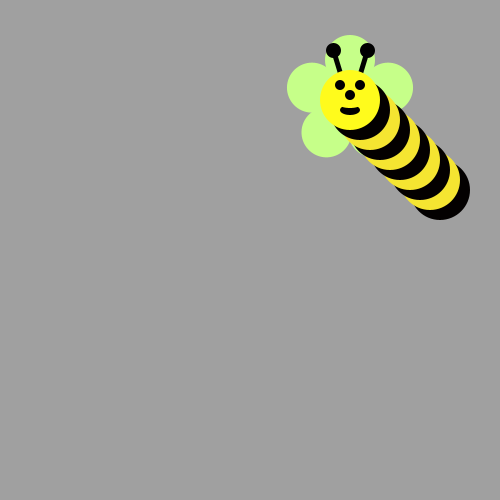
Frame 1 (no input)
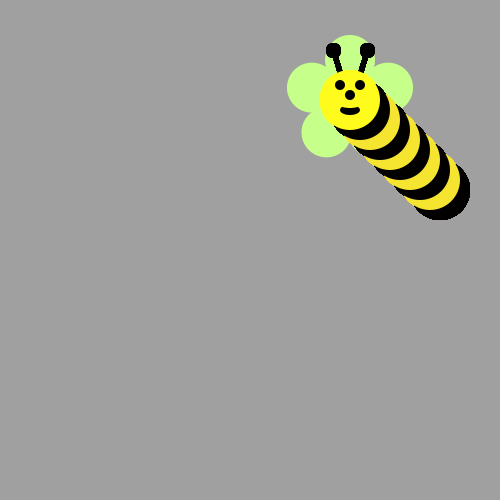
Frame 60 (the mouse pressed at the canvas centre just before this capture)
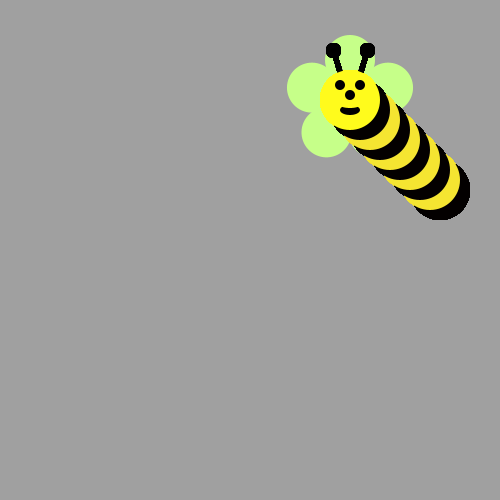
Frame 120 (the mouse held since frame 60 and released just before this capture)

The Processing sketch that drew these frames (run headless with seeded random() and noise(); from frame 60 on, the mouse is pressed at the canvas centre):

// Processing sketch: bumble_bee
// ── bumble_bee.pde
void draw() {
/*Use a loop to make a body for the Bee!
Then put his head on using drawBeeFace(x,y)
Use Modulo to make the colors alternate 
*/
for(int v=9; v>=1; v--) {
     if (v % 2 == 0) {
          fill(#F5E531);
      }
      else {
        fill(#030000);
      }
    
  ellipse(350+v*10, 100+v*10, 60, 60);
  
}
drawBeeFace(350,100);
}

void drawFlower(int x, int y) {
     noStroke();
     translate(x, y);
     // draw 5 petals, rotating after each one
     fill(#c6ff89);      // green
      for (int i = 0; i < 5; i++) {
           ellipse(0, -40, 50, 50);
          rotate(radians(72));
     }
     fill(#fff9bb); // light yellow
     ellipse(0, 0, 50, 50);
} 
void drawBeeFace(int BeeFaceX, int BeeFaceY) {
     noStroke();
     fill(0, 0, 0);
     stroke(1);
     strokeWeight(5);
     line(BeeFaceX-10, BeeFaceY-27, BeeFaceX-17, BeeFaceY-50);
     line(BeeFaceX+10, BeeFaceY-27, BeeFaceX+17, BeeFaceY-50);
     ellipse(BeeFaceX-17, BeeFaceY-50, 10, 10);
     ellipse(BeeFaceX+17, BeeFaceY-50, 10, 10);
     noStroke();
     fill(255, 251, 28);
     ellipse(BeeFaceX, BeeFaceY, 60, 60); // face
     fill(255, 237, 209);
     fill(0,0,0);
      ellipse(BeeFaceX-10, BeeFaceY-15, 10, 10); // eyes
     ellipse(BeeFaceX+10, BeeFaceY-15, 10, 10);
      ellipse(BeeFaceX, BeeFaceY-5, 10, 10); // nose
      ellipse(BeeFaceX, BeeFaceY+10, 20, 10);// mouth
     fill(255, 251, 28);
     ellipse(BeeFaceX, BeeFaceY+5, 20, 6);
}

void setup() {
     ellipseMode(CENTER);
     size(500, 500);
     background(160, 160, 160);
      drawFlower(350, 100);
}
